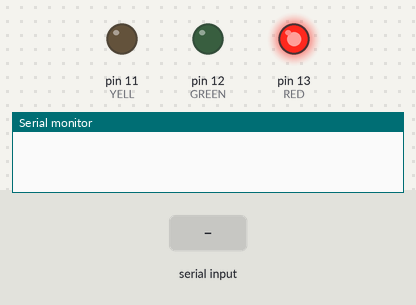
The sketch below on a simulated Arduino Uno, built with avr-gcc and run on an emulated ATmega328P. On the bench: output pins drawn as LEDs (lit = HIGH), the last lines printed to the serial monitor. Inputs (shaded band) come from the test bench.

Above: at 1.2 s.
1.3 s: "2\n" received over Serial
At 3.1 s:
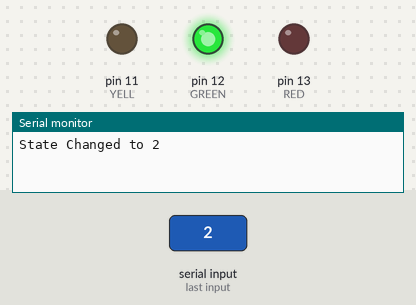
4.0 s: "1\n" received over Serial
At 5.4 s:
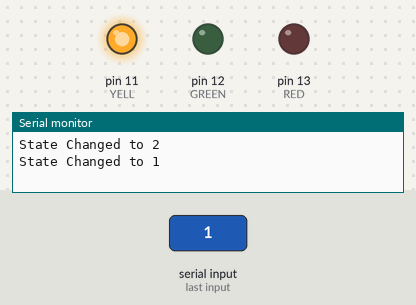
6.5 s: "90,45\n" received over Serial
At 8.7 s:
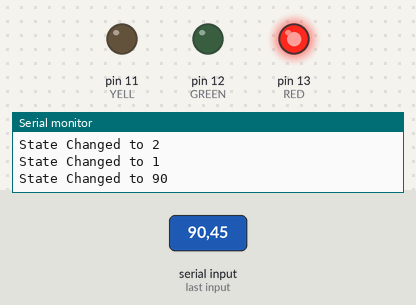
9.0 s: "30,150\n" received over Serial
At 10.0 s:
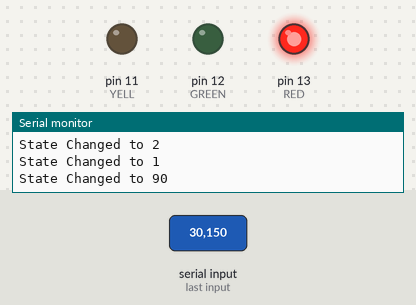
Timing chart, 0 to 11.5 s (numbered marks = the images above; inputs shaded):
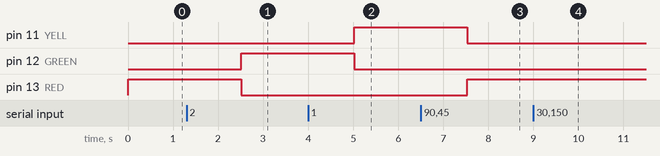

The sketch:

StateMachine.ino
```cpp
#include <SoftwareSerial.h>

int RED = 13;
int GREEN = 12;
int YELL = 11;
int state = 0;
int input;
SoftwareSerial serMon1(2,3);

void setup() {
  // put your setup code here, to run once:
  pinMode(RED,OUTPUT);
  pinMode(GREEN,OUTPUT);
  pinMode(YELL,OUTPUT);
  serMon1.begin(9600);
  Serial.begin(9600);
}

void loop() {
  // put your main code here, to run repeatedly:
  if(Serial.available())
  {
    input = Serial.parseInt();
    state = input;
    Serial.print("State Changed to ");
    Serial.println(state);
    while(Serial.available()>0) Serial.read();
  }
  if((state>2)||(state<0))
  {
    state=0;
  }
  if(state == 0)
  {
    digitalWrite(RED,HIGH);
    digitalWrite(GREEN,LOW);
    digitalWrite(YELL,LOW);
  }
  else if(state == 1)
  {

    digitalWrite(RED,LOW);
    digitalWrite(GREEN,LOW);
    digitalWrite(YELL,HIGH);
  }
  else if(state == 2)
  {
    digitalWrite(RED,LOW);
    digitalWrite(GREEN,HIGH);
    digitalWrite(YELL,LOW);
  }
  serMon1.print("State: ");
  serMon1.println(state);
  state++;
  if(state>2)
  {
    state=0;
  }
  delay(2500);

}
```

Measured:
- after the input at 1.3 s, pin 11 (YELL): stays LOW (without the input it goes to HIGH after 1.2 s); pin 12 (GREEN): LOW → HIGH after 1.2 s
- after the input at 4.0 s, pin 11 (YELL): LOW → HIGH after 1.0 s; pin 13 (RED): stays LOW (without the input it goes to HIGH after 1.0 s)
- after the input at 6.5 s, pin 12 (GREEN): stays LOW (without the input it goes to HIGH after 1.0 s); pin 13 (RED): LOW → HIGH after 1.0 s
- after the input at 9.0 s, pin 11 (YELL): stays LOW (without the input it goes to HIGH after 1.0 s); pin 13 (RED): stays HIGH (without the input it goes to LOW after 1.0 s)
